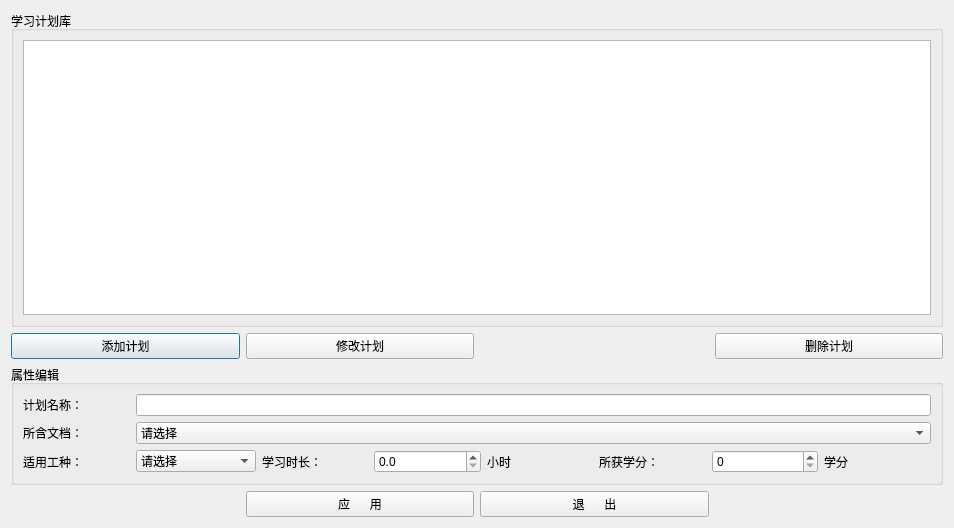
<?xml version="1.0" encoding="UTF-8"?>
<ui version="4.0">
 <class>study_plan</class>
 <widget class="QDialog" name="study_plan">
  <property name="geometry">
   <rect>
    <x>0</x>
    <y>0</y>
    <width>954</width>
    <height>528</height>
   </rect>
  </property>
  <property name="windowTitle">
   <string>学习计划定制</string>
  </property>
  <property name="styleSheet">
   <string notr="true">font: 12pt &quot;宋体&quot;;</string>
  </property>
  <layout class="QGridLayout" name="gridLayout">
   <item row="0" column="0" colspan="4">
    <widget class="QGroupBox" name="groupBox">
     <property name="title">
      <string>学习计划库</string>
     </property>
     <layout class="QGridLayout" name="gridLayout_3">
      <item row="0" column="0">
       <widget class="QTableView" name="tableView"/>
      </item>
     </layout>
    </widget>
   </item>
   <item row="1" column="0">
    <widget class="QPushButton" name="pushButtonAdd">
     <property name="text">
      <string>添加计划</string>
     </property>
    </widget>
   </item>
   <item row="1" column="1">
    <widget class="QPushButton" name="pushButtonModify">
     <property name="text">
      <string>修改计划</string>
     </property>
    </widget>
   </item>
   <item row="1" column="3">
    <widget class="QPushButton" name="pushButtonDel">
     <property name="text">
      <string>删除计划</string>
     </property>
    </widget>
   </item>
   <item row="2" column="0" colspan="4">
    <widget class="QGroupBox" name="groupBox_2">
     <property name="title">
      <string>属性编辑</string>
     </property>
     <layout class="QGridLayout" name="gridLayout_2">
      <item row="0" column="0">
       <widget class="QLabel" name="label">
        <property name="text">
         <string>计划名称：</string>
        </property>
       </widget>
      </item>
      <item row="0" column="1" colspan="7">
       <widget class="QLineEdit" name="lineEdit_planname"/>
      </item>
      <item row="1" column="0">
       <widget class="QLabel" name="label_7">
        <property name="maximumSize">
         <size>
          <width>125</width>
          <height>16777215</height>
         </size>
        </property>
        <property name="text">
         <string>所含文档：</string>
        </property>
       </widget>
      </item>
      <item row="1" column="1" colspan="7">
       <widget class="QComboBox" name="comboBoxDoc">
        <item>
         <property name="text">
          <string>请选择</string>
         </property>
        </item>
       </widget>
      </item>
      <item row="2" column="0">
       <widget class="QLabel" name="label_6">
        <property name="text">
         <string>适用工种：</string>
        </property>
       </widget>
      </item>
      <item row="2" column="1">
       <widget class="QComboBox" name="comboBox_usertype">
        <property name="minimumSize">
         <size>
          <width>120</width>
          <height>0</height>
         </size>
        </property>
        <item>
         <property name="text">
          <string>请选择</string>
         </property>
        </item>
        <item>
         <property name="text">
          <string>新员工</string>
         </property>
        </item>
        <item>
         <property name="text">
          <string>初级工</string>
         </property>
        </item>
        <item>
         <property name="text">
          <string>中级工</string>
         </property>
        </item>
        <item>
         <property name="text">
          <string>高级工</string>
         </property>
        </item>
        <item>
         <property name="text">
          <string>技师</string>
         </property>
        </item>
        <item>
         <property name="text">
          <string>高级技师</string>
         </property>
        </item>
       </widget>
      </item>
      <item row="2" column="2">
       <widget class="QLabel" name="label_2">
        <property name="text">
         <string>学习时长：</string>
        </property>
       </widget>
      </item>
      <item row="2" column="3">
       <widget class="QDoubleSpinBox" name="doubleSpinBox_studytime">
        <property name="decimals">
         <number>1</number>
        </property>
        <property name="maximum">
         <double>24.000000000000000</double>
        </property>
       </widget>
      </item>
      <item row="2" column="4">
       <widget class="QLabel" name="label_3">
        <property name="text">
         <string>小时</string>
        </property>
       </widget>
      </item>
      <item row="2" column="5">
       <widget class="QLabel" name="label_4">
        <property name="text">
         <string>所获学分：</string>
        </property>
       </widget>
      </item>
      <item row="2" column="6">
       <widget class="QSpinBox" name="spinBox_studypoints"/>
      </item>
      <item row="2" column="7">
       <widget class="QLabel" name="label_5">
        <property name="text">
         <string>学分</string>
        </property>
       </widget>
      </item>
     </layout>
    </widget>
   </item>
   <item row="3" column="2">
    <widget class="QPushButton" name="pushButton_EXIT">
     <property name="text">
      <string>退      出</string>
     </property>
    </widget>
   </item>
   <item row="3" column="1">
    <widget class="QPushButton" name="pushButton_OK">
     <property name="text">
      <string>应      用</string>
     </property>
    </widget>
   </item>
  </layout>
 </widget>
 <resources/>
 <connections/>
</ui>
